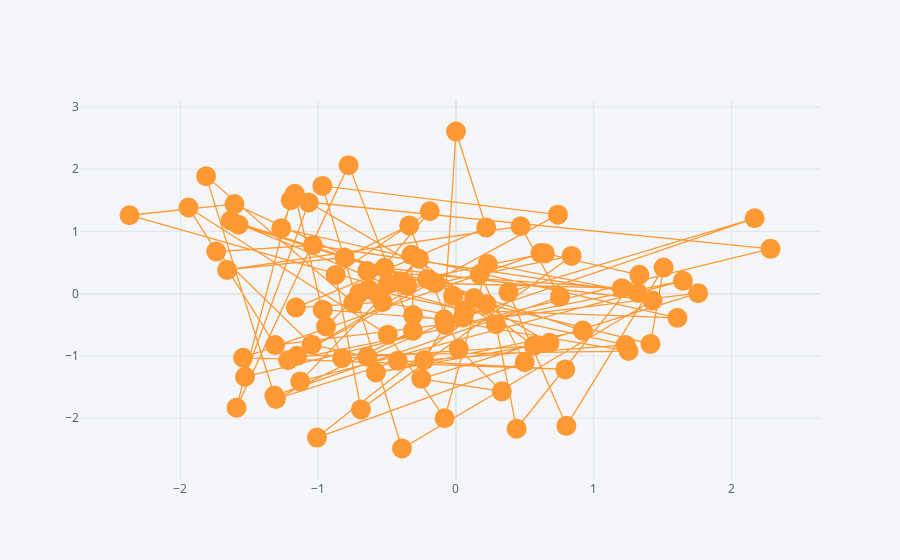

This figure's notebook cell:
### Code cell
df.iplot(kind='scatter', x='A',y='B',mode='lines+markers',size=20)
